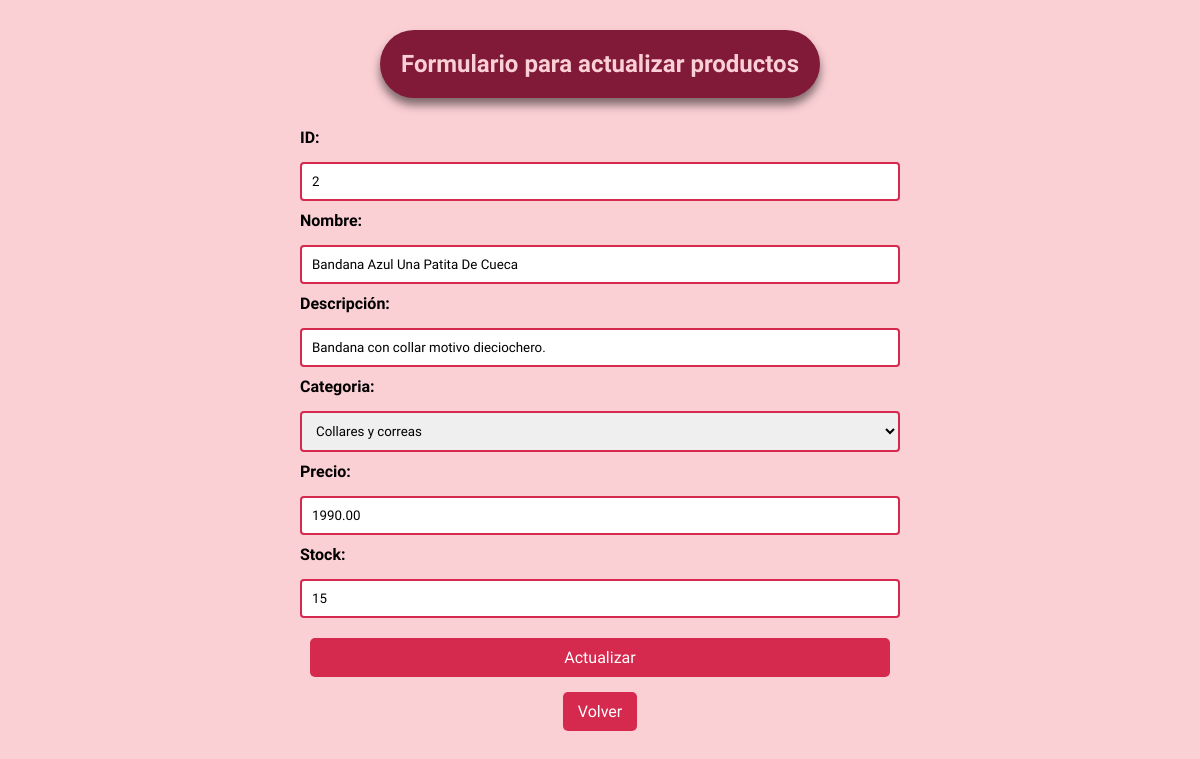
The app's page /patitas/productos_findEdit/2 with its own data.
### patitas/models.py (models this page shows, shortened)
class Producto(models.Model):
    id = models.AutoField(primary_key=True)
    nombre_prod = models.CharField(max_length=50)
    descripcion = models.TextField(max_length=200)
    id_categoria = models.ForeignKey('Categoria',on_delete=models.CASCADE, db_column='idCategoria')
    precio = models.DecimalField(max_digits=10, decimal_places=2)
    stock = models.IntegerField()
    imagen = models.ImageField(upload_to='productos_fotos/', blank=True, null=True)

class Categoria(models.Model):
    id_categoria = models.AutoField(db_column='idCategoria', primary_key=True)
    categoria = models.CharField(max_length=20, blank=False, null=False)

### patitas/views.py (the view)
# urls.py: path('productos_findEdit/<str:pk>', views.productos_findEdit, name='productos_findEdit'),
def productos_findEdit(request, pk):
    if pk != "":
        producto = Producto.objects.get(id=pk)
        categoria = Categoria.objects.all()
        print(type(producto.id_categoria.categoria))
        context = {'producto':producto, 'categoria':categoria}
        if producto:
            return render(request, 'patitas/productos_edit.html',context)
        else:
            context={'mensaje': "Error, ID no existe"}
            return render(request, 'patitas/lista_prod.html', context)

### patitas/templates/patitas/productos_edit.html (shortened to what this page needs)
{% load static %}
<!DOCTYPE html>
<html lang="en">
<head>
    <link type='text/css' href='{% static "css/style.css"%}' rel='stylesheet'/>
</head>
<body>
    <div class="productos-edit">
        {% if producto %}
            <div class="titulos-pag">
                <h2>Formulario para actualizar productos</h2>
            </div>
            <form action="{% url 'productosUpdate' %}" method="POST" class="form-crud">
                <label for="id">ID:</label>
                <input type="text" id="id" name="id" value="{{ producto.id }}" readonly>
                <label for="nombre">Nombre:</label>
                <input type="text" id="nombre" name="nombre" value="{{ producto.nombre_prod }}">
                <label for="descripcion">Descripción:</label>
                <input type="text" id="descripcion" name="descripcion" value="{{ producto.descripcion }}">
                <label for="categoria">Categoria:</label>
                <select id="categoria" name="categoria">
                    {% for categoria in categoria %}
                        <option value="{{ categoria.id_categoria }}" {% if categoria.id_categoria == producto.id_categoria.id_categoria %}selected{% endif %}>
                            {{ categoria.categoria }}
                        </option>
                    {% endfor %}
                </select>
                <label for="precio">Precio:</label>
                <input type="text" id="precio" name="precio" value="{{ producto.precio }}">
                <label for="stock">Stock:</label>
                <input type="text" id="stock" name="stock" value="{{ producto.stock }}">
                <button type="submit" name="opcion" class="btn-agregar">Actualizar</button>
            </form>
        {% endif %}
        <a href="{% url 'crud' %}" class="btn-volver">Volver</a>
    </div>
</body>
</html>

### patitas/static/css/style.css (style rules this page uses)
* { padding: 0; margin: 0; font-family: "Poetsen One", sans-serif; text-decoration: none; }
body { background-color: #fbd0d5; margin: 0; }
.titulos-pag { padding: 20px; width: 40%; border-radius: 50px; background-color: #811a39; color: #fbd0d5; margin: 30px auto; text-align: center; box-shadow: 0px 7px 10px rgba(0,0,0,0.5); }
.btn-agregar { background-color: #d5294d; color: white; padding: 10px 20px; font-size: 16px; border: none; border-radius: 50px; text-align: center; margin: 0 10px 10px; }
.productos-add, .productos-edit { padding: 0 100px; display: flex; flex-direction: column; align-items: center; }
.form-crud { display: flex; flex-direction: column; gap: 10px; width: 100%; max-width: 600px; }
.form-crud label { text-align: left; font-weight: bold; margin-bottom: 5px; }
.form-crud input, .form-crud select { padding: 10px; border: 2px solid #d5294d; border-radius: 4px; width: 100%; box-sizing: border-box; align-items: center; }
.btn-agregar { background-color: #d5294d; color: white; padding: 10px; border: none; border-radius: 5px; cursor: pointer; margin-top: 10px; }
.btn-volver { display: inline-block; margin-top: 5px; margin-bottom: 10px; padding: 10px 15px; background-color: #d5294d; color: white; text-decoration: none; border-radius: 5px; }

### records on screen
Producto: id "2", nombre "Bandana Azul Una Patita De Cueca", descripcion "Bandana con collar motivo dieciochero.", categoria "Collares y correas", precio "1990.00", stock "15"
